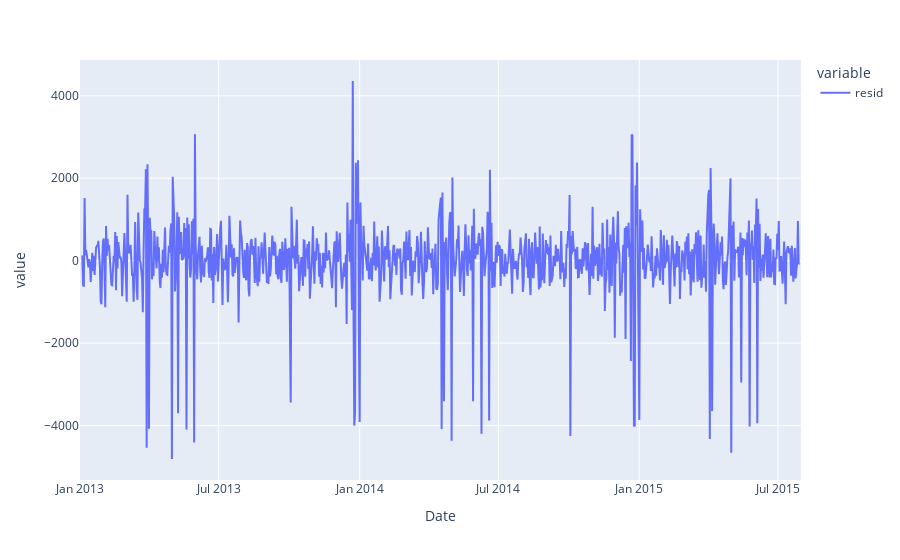

The code cell stored with this chart in its notebook:
### Code cell
fig = px.line(result.resid)
fig.show()

### Figure 1 — Plotly figure (JSON) as saved in the notebook; plotly's stock layout.template omitted (floating-point values rounded to 4 significant figures; data arrays with more than 128 entries replaced by an {"elided": "..."} marker saying what was removed)
{"data": [{"hovertemplate": "variable=resid<br>Date=%{x}<br>value=%{y}<extra></extra>", "legendgroup": "resid", "line": {"color": "#636efa", "dash": "solid"}, "marker": {"symbol": "circle"}, "mode": "lines", "name": "resid", "orientation": "v", "showlegend": true, "type": "scatter", "x": {"elided": "942 str values"}, "xaxis": "x", "y": {"elided": "942 float values"}, "yaxis": "y"}], "layout": {"legend": {"title": {"text": "variable"}, "tracegroupgap": 0}, "margin": {"t": 60}, "xaxis": {"anchor": "y", "domain": [0, 1], "title": {"text": "Date"}}, "yaxis": {"anchor": "x", "domain": [0, 1], "title": {"text": "value"}}}}
